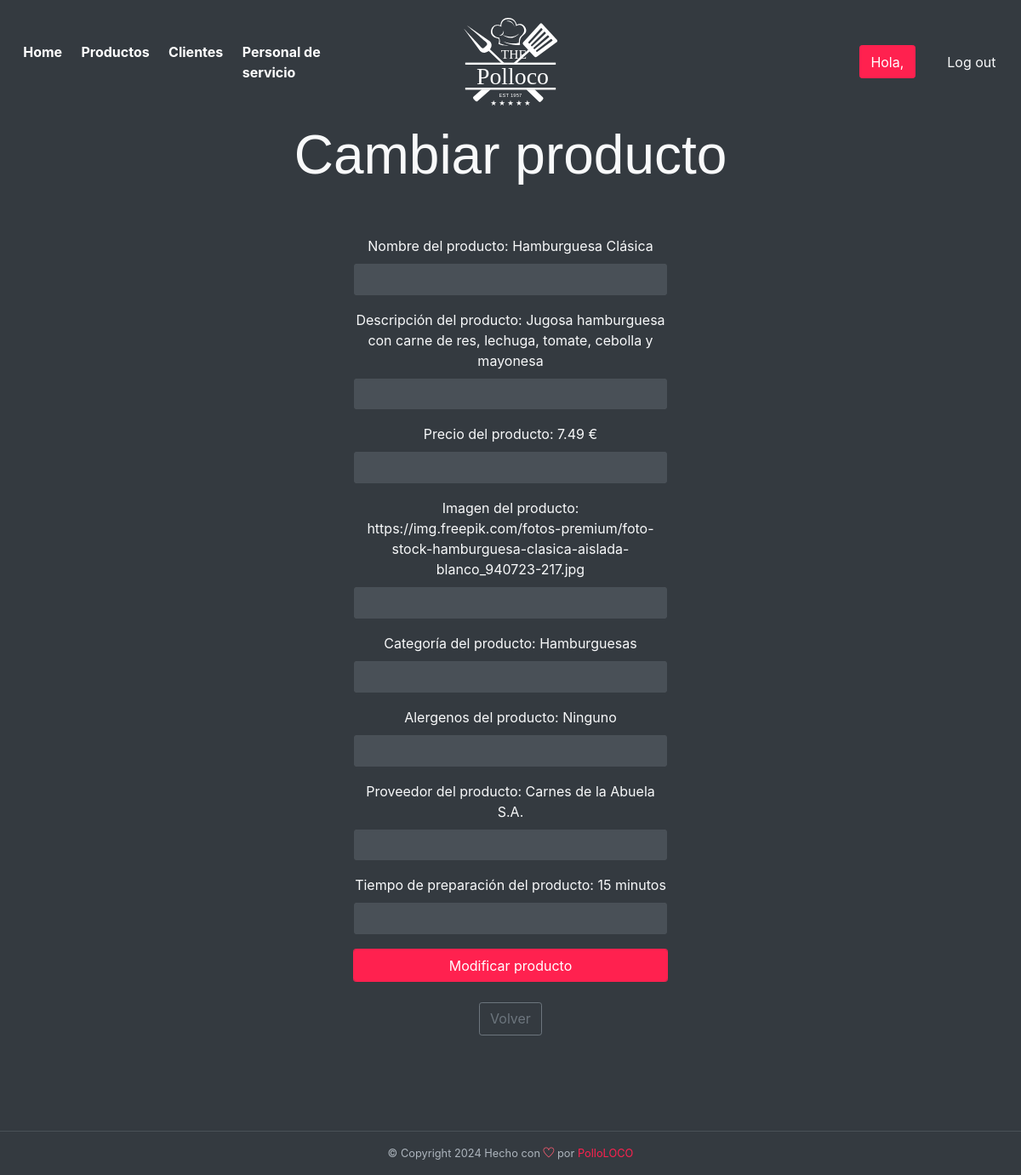
/foodhut/public_html/boss/modificar_articulos.php?id=1, run on the app's committed database.
### tables this page shows
CREATE TABLE productos (
  id INT AUTO_INCREMENT,
  nombre VARCHAR(50),
  descripcion TEXT,
  precio TEXT,  
  imagen TEXT,
  categoria VARCHAR(25),
  alergenos varchar (150),
  proveedor varchar(50),
  tiempoPreparacion varchar(50),
  PRIMARY KEY (id)
);

### foodhut/public_html/boss/modificar_articulos.php (the view, shortened to what this page needs)
<?php
$sql = conectarBaseDatos();
$organiza = array();
if (isset($_GET["id"])) {
    $id = $_GET["id"];
    $registro = $sql->query("SELECT * FROM productos WHERE id=$id");
    if ($registro) {
        $organiza = $registro->fetch_assoc();
    } else {
        echo "Error en la consulta SQL: " . $sql->error;
    }
}
?>
<!DOCTYPE html>
<html lang="es">
<head>
    <link rel="stylesheet" href="../assets/vendors/themify-icons/css/themify-icons.css">
    <link rel="stylesheet" href="../assets/vendors/animate/animate.css">
    <link rel="stylesheet" href="../assets/css/foodhut.css">
</head>
<body data-spy="scroll" data-target=".navbar" data-offset="40" id="home">
    <nav class="custom-navbar navbar navbar-expand-lg navbar-dark fixed-top" data-spy="affix" data-offset-top="10">
        <div class="collapse navbar-collapse" id="navbarSupportedContent">
            <ul class="navbar-nav">
            <li class="nav-item">
                    <a class="nav-link" href="../inicio.php">Home</a>
                </li>
                <li class="nav-item">
                    <a class="nav-link" href="articulos.php">Productos</a>
                </li>
                <li class="nav-item">
                    <a class="nav-link" href="clientes/clientes.php">Clientes</a>
                </li>
                <li class="nav-item">
                    <a class="nav-link" href="servicio/profesional.phpe">Personal de servicio</a>
                </li>
            </ul>
            <a class="navbar-brand m-auto" href="#">
                <img src="../assets/imgs/logo.svg" class="brand-img" alt="PolloLOCO Logo">
            </a>
            <ul class="navbar-nav">
                <li class="nav-item">
                <a href="#" class="btn btn-primary ml-xl-4">Hola, <?php echo htmlspecialchars($_SESSION["cuenta"]); ?></a>
                </li>
                <li class="nav-item">
                    <a href="../sesion.php?session=logout" class="btn ml-xl-4">Log out</a>
                </li>
            </ul>
        </div>
    </nav>
    <div id="blog" class="container-fluid bg-dark text-light py-5 text-center wow fadeIn">
        <br><br>
        <h2 class="section-title py-5">Cambiar producto</h2>
        <div class="row justify-content-center">
            <div class="col-sm-7 col-md-4 mb-5">
            <form method="POST" action="modificar_articulos.php" enctype="multipart/form-data">
                <div class="form-group">
                    <label for="nombre" class="form-label">Nombre del producto: <?php echo htmlspecialchars($organiza['nombre']); ?></label>
                    <input type="text" class="form-control" name="nombre" value="<?php  ?>">
                </div>
                <div class="form-group">
                    <label for="descripcion" class="form-label">Descripción del producto: <?php echo htmlspecialchars($organiza['descripcion']); ?></label>
                    <input type="text" class="form-control" name="descripcion" value="<?php  ?>">
                </div>
                <div class="form-group">
                    <label for="precio" class="form-label">Precio del producto: <?php echo htmlspecialchars($organiza['precio']); ?> €</label>
                    <input type="text" class="form-control" name="precio" value="<?php  ?>">
                </div>
                <div class="form-group">
                    <label for="imagen" class="form-label">Imagen del producto: <?php echo htmlspecialchars($organiza['imagen']); ?></label>
                    <input type="text" class="form-control" name="imagen" value="<?php  ?>">
                </div>
                <div class="form-group">
                    <label for="categoria" class="form-label">Categoría del producto: <?php echo htmlspecialchars($organiza['categoria']); ?></label>
                    <input type="text" class="form-control" name="categoria" value="<?php  ?>">
                </div>
                <div class="form-group">
                    <label for="alergenos" class="form-label">Alergenos del producto: <?php echo htmlspecialchars($organiza['alergenos']); ?></label>
                    <input type="text" class="form-control" name="alergenos" value="<?php  ?>">
                </div>
                <div class="form-group">
                    <label for="proveedor" class="form-label">Proveedor del producto: <?php echo htmlspecialchars($organiza['proveedor']); ?></label>
                    <input type="text" class="form-control" name="proveedor" value="<?php  ?>">
                </div>
                <div class="form-group">
                    <label for="tiempoPreparacion" class="form-label">Tiempo de preparación del producto: <?php echo htmlspecialchars($organiza['tiempoPreparacion']); ?></label>
                    <input type="text" class="form-control" name="tiempoPreparacion" value="<?php  ?>">
                </div>
                <div class="form-group">
                    <button type="submit" name="modificar" class="form-control btn btn-primary">Modificar producto</button><br><br>
                    <a href="ver_articulos.php?id=<?php echo $organiza["id"]; ?>" class="btn btn-outline-secondary">Volver</a>
                </div>
            </form>
            </div>
        </div>
    </div>
    <div class="bg-dark text-light text-center border-top wow fadeIn">
        <p class="mb-0 py-3 text-muted small">&copy; Copyright <script>document.write(new Date().getFullYear())</script> Hecho con <i class="ti-heart text-danger"></i> por <a href="http://devcrud.com">PolloLOCO</a></p>
    </div>
</body>
</html>

### data on the page
productos: nombre "Hamburguesa Clásica", descripcion "Jugosa hamburguesa con carne de res, lechuga, tomate, cebolla y mayonesa", precio "7.49", imagen "https://img.freepik.com/fotos-premium/foto-stock-hamburguesa-clasica-aislada-blanco_940723-217.jpg", categoria "Hamburguesas", alergenos "Ninguno", proveedor "Carnes de la Abuela S.A.", tiempoPreparacion "15 minutos"
